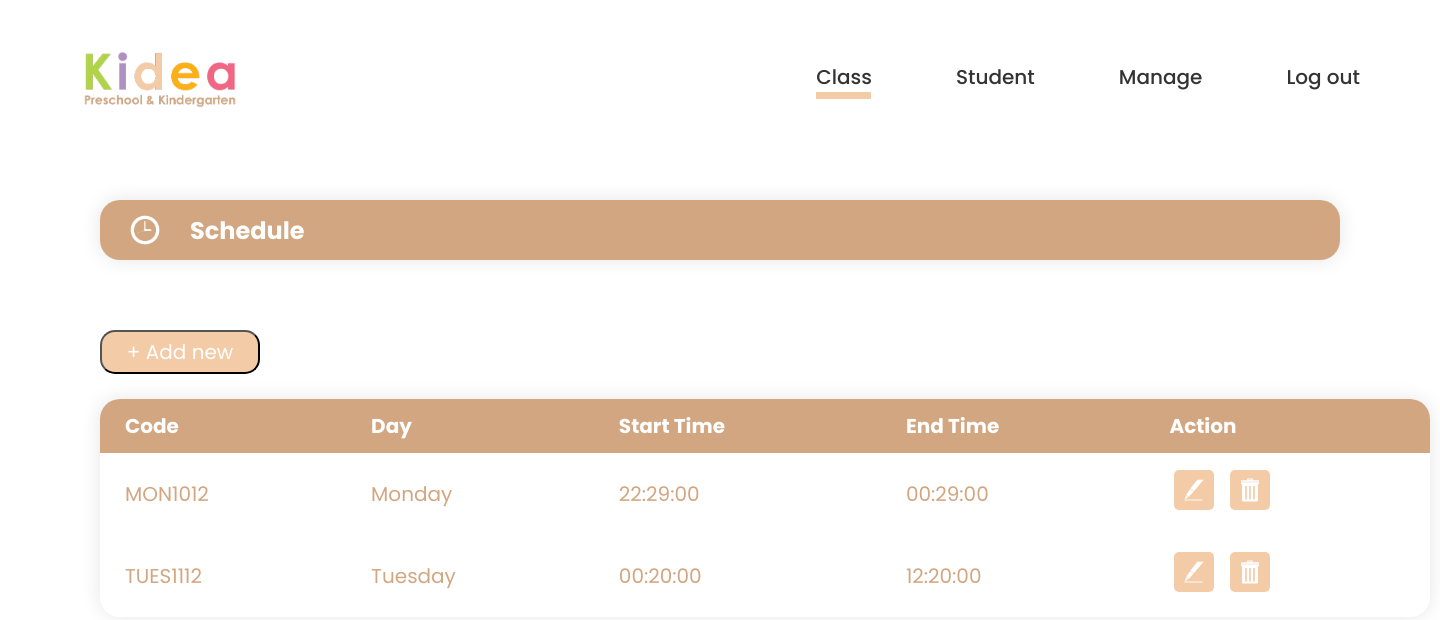
Page /View_schedule_admin.php (signed in) on the earlier database version.
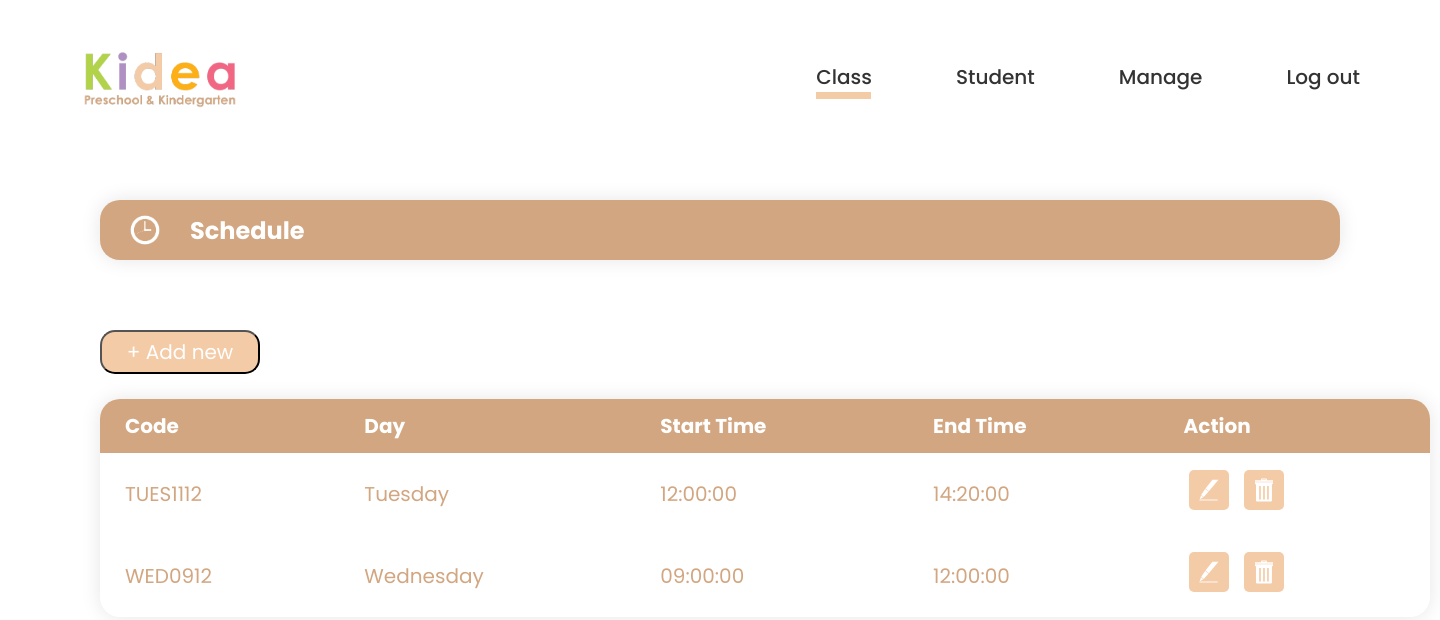
Same page on the later database version.
### tables this page shows
CREATE TABLE IF NOT EXISTS `tbl_time` (
  `time_id` int(11) NOT NULL AUTO_INCREMENT,
  `code` varchar(10) NOT NULL,
  `day_time` varchar(10) NOT NULL,
  `start_time` time NOT NULL,
  `end_time` time NOT NULL,
  PRIMARY KEY (`time_id`)
);

### View_schedule_admin.php (the view, shortened to what this page needs)
<?php
include "koneksi.php";
?>
<html>
    <head>
        <link rel="stylesheet" type="text/css" href="View_schedule_admin.css">
    </head>
    <body>
        <header>
            <img class="logo" src="img/logotxt.png" href="Home_admin.php">
            <nav>
                <ul class="nav__links">
                    <li><a href="View_admin.php">Class</a><div class="rec"></div></li>
                    <li><a href="View_student_admin.php">Student</a></li>
                    <li><a href="View_manage_admin.php">Manage</a></li>
                    <li><a href="logout.php">Log out</a></li>
                </ul>
            </nav>
        </header>
        <div class="title">
            <img class="time" src="img/time.png">
            <h2>Schedule</h2>
        </div>
        <a href="Input_schedule.php">
            <input type="button" class="btn" value="+ Add new">
        </a>
            <div class="container">
            <table class="content-table">
                <thead>
                <tr>
                    <th>Code</th>
                    <th>Day</th>
                    <th>Start Time</th>
                    <th>End Time </th>
                    <th>Action</th>
                </tr>
                </thead>
                <?php
                    $query = mysqli_query($connect, "SELECT * FROM tbl_time");
                    while ($schedule = mysqli_fetch_array($query)){
                ?>
                <tbody>
                <tr>
                    <td><?php echo $schedule['code'];?></td>
                    <td><?php echo $schedule['day_time'];?></td>
                    <td><?php echo $schedule['start_time'];?></td>
                    <td><?php echo $schedule['end_time'];?></td>
                    <td><div class="action">
                      <a href="edit_schedule.php?id=<?php echo $schedule['time_id'];?>"><img class="edit" src="img/edit.svg"></a>
                      <a href="delete_schedule.php?id=<?php echo $schedule['time_id'];?>"><img class="delete" src="img/delete.svg"></div></td>
                </tr>
                <tbody>
                <?php
                    }
                ?>
            </table>
        </div>
    </body>
</html>

### View_schedule_admin.css (style rules this page uses)
* { padding: 0; margin: 0; box-sizing: border-box; }
.rec { width: 55px; height: 7px; background-color: #f4cba7; align-items: center; }
li, a { font-family: 'Poppins', sans-serif; font-weight: 500; font-size: 20px; color: #333; text-decoration: none; }
header { display: flex; justify-content: space-between; align-items: center; margin-right: 40px; margin-left: 80px; }
.logo { cursor: pointer; align-items: flex-start; width: 160px; background-size: cover; }
.nav__links { list-style: none; }
.nav__links li { display: inline-block; padding: 0px 40px; }
.nav__links li a { transition: all 0.3s ease 0s; }
.time { width: 50px; background-size: cover; align-items: flex-start; }
.title { margin-left: 100px; margin-right: 100px; margin-top: 40px; padding: 5px; padding-left: 20px; background-color: #D2A680; justify-content: flex-start; display: flex; align-items: center; border-radius: 20px; box-shadow: 0px 0px 20px rgba(0, 0, 0, 0.10); }
.title h2 { margin-left: 20px; text-align: justify; font-family: 'Poppins', sans-serif; font-size: 24px; color: white; text-decoration: none; }
.btn { display: flex; margin-left: 100px; margin-right: 100px; margin-top: 70px; padding: 5px; width: 160px; border-radius: 15px; background-color: #f4cba7; background-size: 200%; font-size: 20px; color: #fff; font-family: 'Poppins', sans-serif; cursor: pointer; transition: .5s; }
.container { display: flex; margin-left: 100px; margin-right: 100px; align-items: flex-start; }
.content-table { border-collapse: collapse; margin-top: 25px ; min-width: 1330px; border-radius: 20px; color: #D2A680; overflow: hidden; font-size: 20px; font-family: 'Poppins', sans-serif; box-shadow: 0 0 20px rgba(0, 0, 0, 0.10); }
.content-table thead tr { margin-top: 40px; border-radius: 20px; background-color: #D2A680; color: white; text-align: left; font-weight: bold; }
.content-table th, .content-table td { padding: 12px 25px; }
.edit { padding: 5px; margin: 5px; width: 40px; background-color: #f4cba7; background-size: cover; border-radius: 5px; cursor: pointer; }
.delete { padding: 5px; margin: 5px; width: 40px; background-color: #f4cba7; background-size: cover; border-radius: 5px; cursor: pointer; }

Differences in the rows shown:
removed tbl_time: code "MON1012", day_time "Monday", start_time "22:29:00", end_time "00:29:00"
changed tbl_time "TUES1112": start_time "00:20:00" → "12:00:00"; end_time "12:20:00" → "14:20:00"
added tbl_time: code "WED0912", day_time "Wednesday", start_time "09:00:00", end_time "12:00:00"
